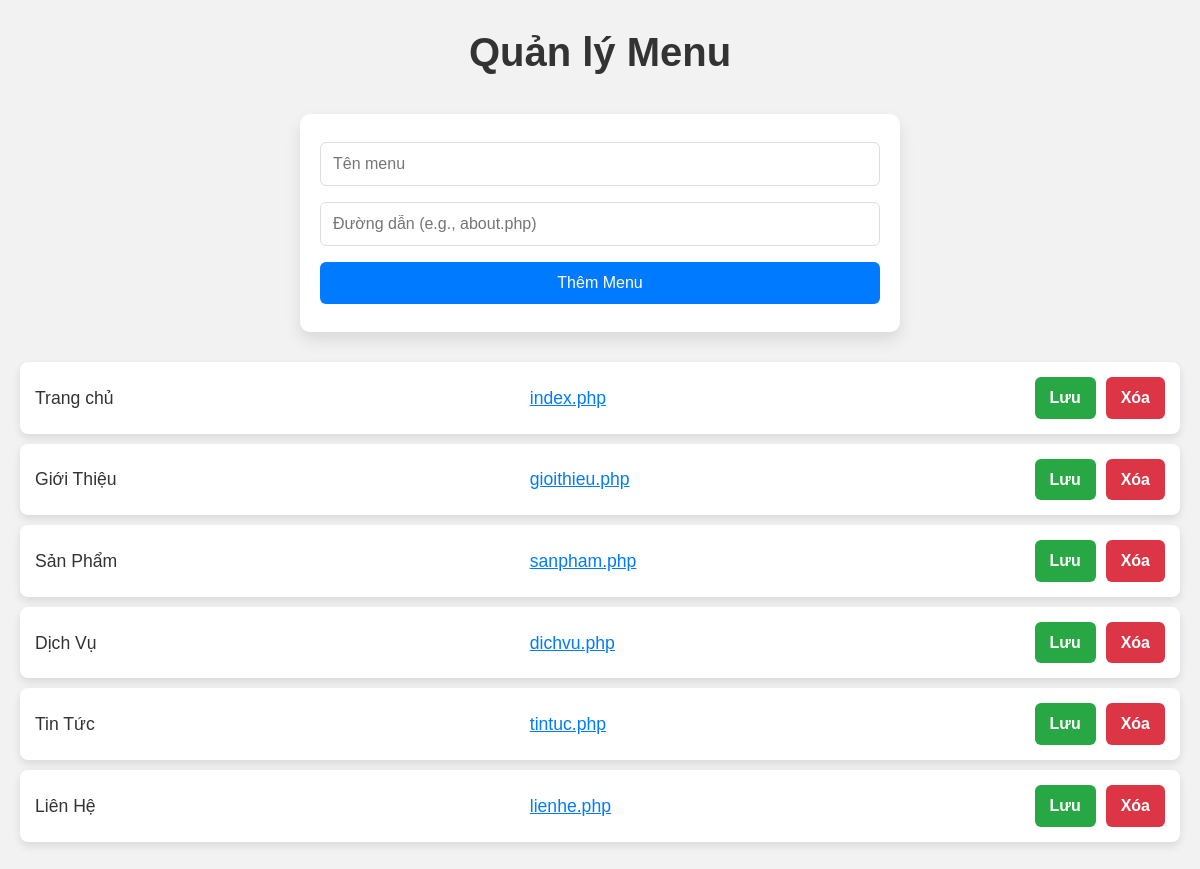
The app's page /danhsachmenu.php with its own data.
### tables this page shows
CREATE TABLE `menus` (
  `id` int(11) NOT NULL,
  `menu_name` varchar(255) NOT NULL,
  `menu_link` varchar(255) NOT NULL,
  `created_at` timestamp NOT NULL DEFAULT current_timestamp()
);

### danhsachmenu.php (the view, shortened to what this page needs)
<?php
include 'db_connection.php';
$menus = mysqli_query($conn, "SELECT * FROM menus");
?>
<!DOCTYPE html>
<html lang="en">
<head>
</head>
<body>
    <h1>Quản lý Menu</h1>
    <form action="" method="post">
        <input type="text" name="menu_name" placeholder="Tên menu" required>
        <input type="text" name="menu_link" placeholder="Đường dẫn (e.g., about.php)" required>
        <button type="submit" name="add_menu">Thêm Menu</button>
    </form>
    <div class="menu-list">
        <?php while ($menu = mysqli_fetch_assoc($menus)) { ?>
            <div class="menu-item">
                <span class="menu-name"><?php echo $menu['menu_name']; ?></span>
                <span class="menu-link"><?php echo $menu['menu_link']; ?></span>
                <a href="#" class="btn edit-btn">Lưu</a>
                <a href="?delete_id=<?php echo $menu['id']; ?>" class="btn delete-btn">Xóa</a>
            </div>
        <?php } ?>
    </div>
</body>
</html>

### danhsachmenu.php (style rules this page uses)
* { margin: 0; padding: 0; box-sizing: border-box; }
body { font-family: 'Arial', sans-serif; background-color: #f2f2f2; padding: 20px; color: #333; line-height: 1.6; }
h1 { text-align: center; font-size: 2.5em; margin-bottom: 30px; color: #333; }
form { background-color: #fff; padding: 20px; border-radius: 10px; box-shadow: 0 8px 16px rgba(0, 0, 0, 0.1); max-width: 600px; margin: 0 auto; transition: transform 0.3s ease-in-out; }
input[type="text"], button { width: 100%; padding: 12px; margin: 8px 0; border-radius: 6px; border: 1px solid #ddd; font-size: 1em; transition: all 0.3s ease; }
button { background-color: #007bff; color: white; border: none; cursor: pointer; transition: background-color 0.3s ease; }
.menu-list { margin-top: 30px; }
.menu-item { background-color: #fff; padding: 15px; margin-bottom: 10px; border-radius: 8px; box-shadow: 0 4px 8px rgba(0, 0, 0, 0.1); display: flex; justify-content: space-between; align-items: center; }
.menu-item span { font-size: 1.1em; color: #333; }
.menu-item .menu-name { flex: 1; }
.menu-item .menu-link { flex: 1; color: #007bff; text-decoration: underline; }
.menu-item .btn { padding: 8px 15px; border-radius: 6px; text-decoration: none; font-weight: bold; color: white; text-align: center; margin-left: 10px; transition: background-color 0.3s ease; }
.edit-btn { background-color: #28a745; }
.delete-btn { background-color: #dc3545; }

### records on screen
menus: menu_name "Trang chủ", menu_link "index.php"
menus: menu_name "Giới Thiệu", menu_link "gioithieu.php"
menus: menu_name "Sản Phẩm", menu_link "sanpham.php"
menus: menu_name "Dịch Vụ", menu_link "dichvu.php"
menus: menu_name "Tin Tức", menu_link "tintuc.php"
menus: menu_name "Liên Hệ", menu_link "lienhe.php"
